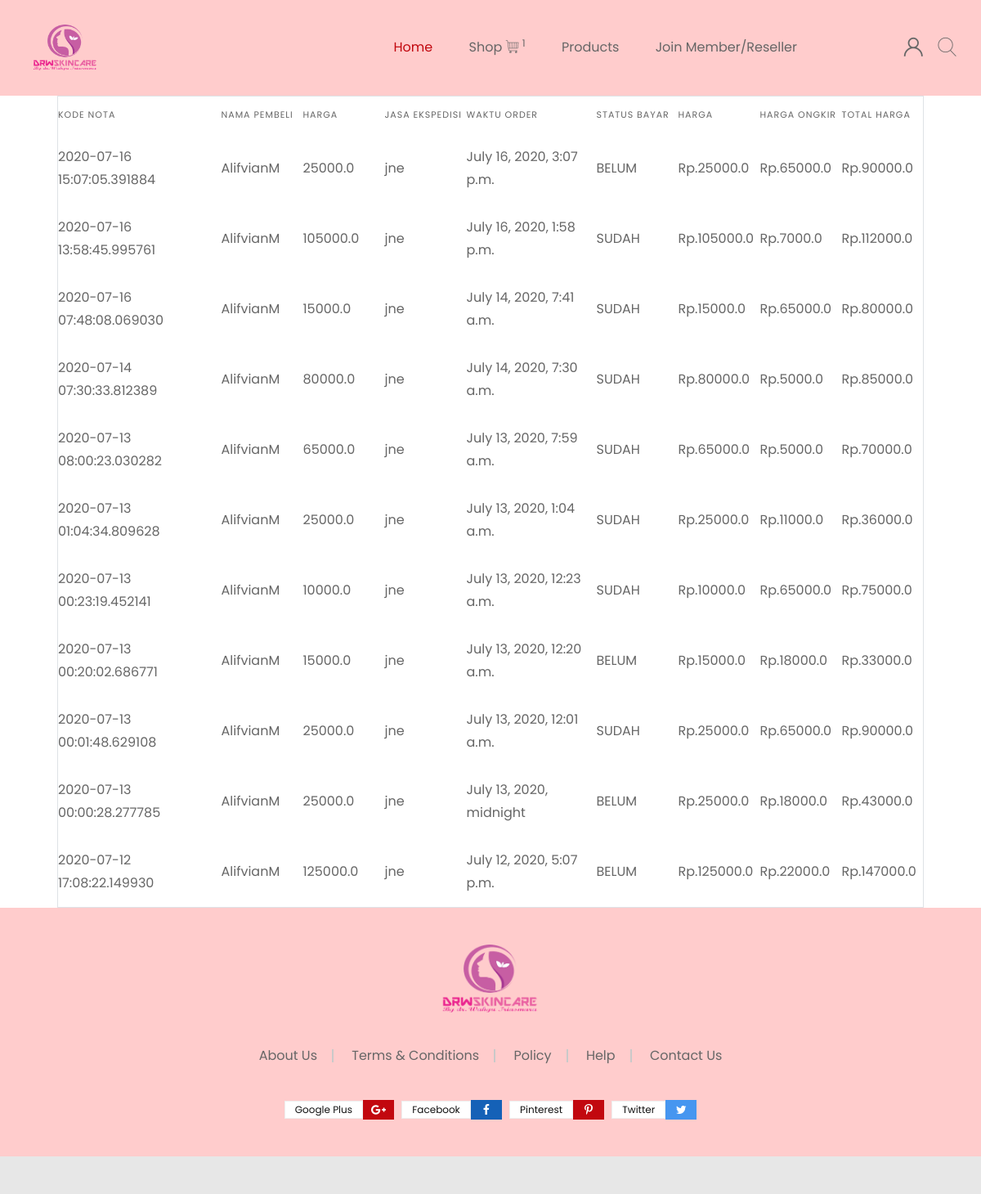
/transaction/ (signed in), run on an earlier commit of the app's database.
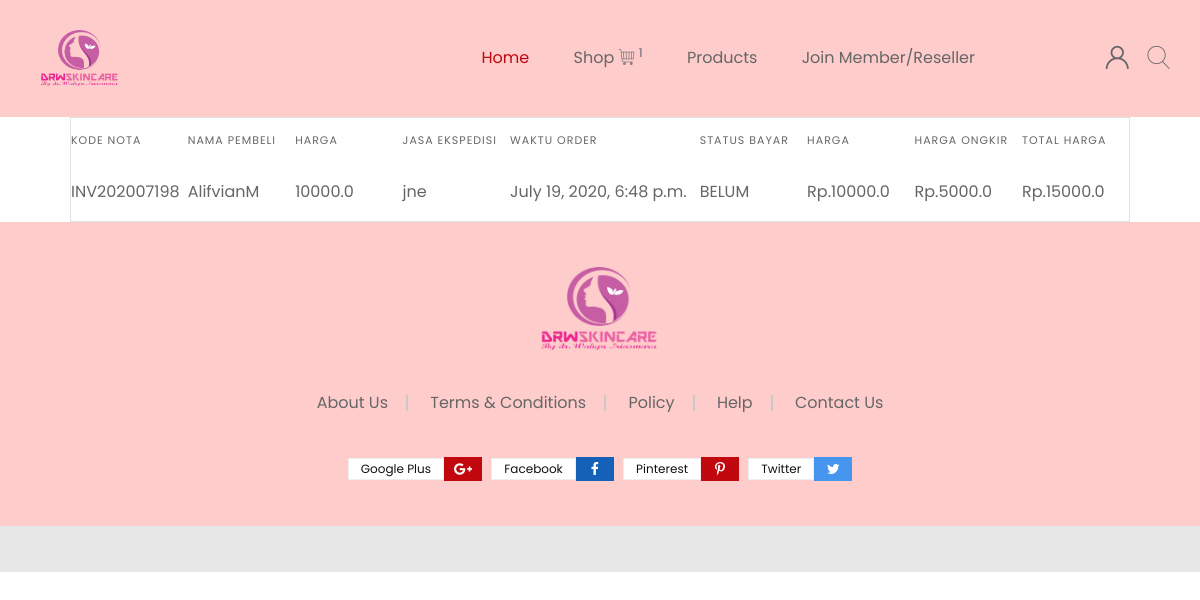
And on a later commit of the database.
### shop/models.py (models this page shows, shortened)
class Order(models.Model):
    STATUS = (
            ('SUDAH','sudah'),
            ('BELUM','belum'),
        )
    kode_nota = models.CharField(max_length=255)
    status_order = models.BooleanField(default=False)
    created_at = models.DateTimeField(auto_now_add=True)
    harga = models.FloatField(blank=True, null=True)
    provinsi_asal = models.CharField(max_length=255, default='11')
    kota_asal = models.CharField(max_length=255, default='42')
    kecamatan_asal = models.CharField(max_length=255, default='611')
    provinsi_tujuan = models.CharField(max_length=255, null=True, blank=True)
    kota_tujuan = models.CharField(max_length=255, null=True, blank=True)
    kecamatan_tujuan = models.CharField(max_length=255, null=True, blank=True)
    jasa_ongkir = models.CharField(max_length=50, default='jne')
    harga_ongkir = models.FloatField(default=0)
    total_harga = models.FloatField(default=0)
    bukti_pembayaran = models.ImageField(upload_to='bukti/', null=True, blank=True)
    status_bayar = models.CharField(max_length=50, choices=STATUS, default='BELUM')
    alamat = models.TextField()
    resi = models.CharField(max_length=255, null=True, blank=True, default='Menunggu nomor resi')
    user = models.ForeignKey(User, on_delete=models.CASCADE)

### shop/views.py (the view)
# urls.py: path('transaction/', transaction, name = 'shop-transaction'),
def transaction(request):
	order = Order.objects.filter( user = request.user).order_by('-created_at')
	count_items = OrderItem.objects.filter(order__user = request.user, order__status_order = False).aggregate(Count('id'))['id__count'] or 0
	context = {
		'orders':order,
		'count_items':count_items
	}
	return render(request, 'shop/transaction.html', context)

### shop/templates/shop/transaction.html
{% extends "shop/index.html" %}
{% block content %}
<div class="container-fluid">
    <table class="table table-bordered col-12 ">
      {% if orders %}
        <thead>
            <tr class="align-items-center">
                <th>KODE NOTA</th>
                <th>NAMA PEMBELI</th>
                <th>HARGA</th>
                <th>JASA EKSPEDISI</th>
                <th>WAKTU ORDER</th>
                <th>STATUS BAYAR</th>
                <th>HARGA</th>
                <TH>HARGA ONGKIR</TH>
                <TH>TOTAL HARGA</TH>
            </tr>
        </thead>
        <tbody>
            {% for order in orders %}
              <tr class="align-items-center">
                  <td><a href="{% url 'shop-orderdetail' order.id %}">{{order.kode_nota}}</a></td>
                  <td>{{order.user.username}}</td>
                  <td>{{order.harga}}</td>
                  <td>{{order.jasa_ongkir}}</td>
                  <td>{{order.created_at}}</td>
                  <td>{{order.status_bayar}}</td>
                  <td>Rp.{{order.harga}}</td>
                  <td>Rp.{{order.harga_ongkir}}</td>
                  <td>Rp.{{order.total_harga}}</td>
              </tr>
              {% endfor %}
        </tbody>
      {% else %}
      <span>anda belum melakukan pemesanan</span>
      {% endif %}
    </table>
</div>
{% endblock content %}

### shop/templates/shop/index.html (shortened to what this page needs)
{% load static %}
<!doctype html>
<html class="no-js" lang="zxx">
<head>
    <link rel="stylesheet" href="{% static "shop/assets/css/vendor.css" %} ">
    <link rel="stylesheet" href="{% static "shop/assets/css/main.css" %} ">
</head>
<body>
    <div class="wrapper">
        {% if user.is_authenticated %}
            {% if user.is_active %}
            <header class="header">
            <div class="header-inner fixed-header" style="background-color: #ffcccc;">
                <div class="container">
                    <div class="row align-items-center">
                        <div class="col-xl-10 col-lg-9 col-3">
                            <nav class="main-navigation">
                                <div class="site-branding">
                                    <a href="{% url 'shop-list' %}" class="logo">
                                        <figure class="logo--normal">
                                            <img src="{% static "shop/assets/drw.png" %} " alt="Logo" style="width:100px">
                                        </figure>
                                    </a>
                                </div>
                                <div class="mainmenu-nav d-none d-lg-block">
                                    <ul class="mainmenu">
                                        <li class="mainmenu__item menu-item-has-children active">
                                            <a href="{% url 'shop-list' %}" class="mainmenu__link">
                                                <span class="mm-text">Home</span>
                                            </a>
                                        </li>
                                        <li class="mainmenu__item menu-item-has-children">
                                            <a href="{% url 'shop-showcart' %} " class="mainmenu__link">
                                                <span class="mm-text">Shop</span>
                                                <i class="flaticon flaticon-shopping-cart"></i>
                                        <sup class="mini-cart-count">{{count_items}}</sup>
                                            </a>
                                        </li>
                                        <li class="mainmenu__item menu-item-has-children">
                                            <a href="{% url 'show_product' %}" class="mainmenu__link">
                                                <span class="mm-text">Products</span>
                                            </a>
                                        </li>
                                        <li class="mainmenu__item">
                                            <a href="{% url 'shop-member' %}" class="mainmenu__link">
                                                <span class="mm-text">Join Member/Reseller</span>
                                            </a>
                                        </li>
                                    </ul>
                                </div>
                            </nav>
                        </div>
                        <div class="col-xl-2 col-lg-3 col-9 text-right">
                            <ul class="header-toolbar">
                                <li class="header-toolbar__item user-info">
                                    <a class="header-toolbar__btn">
                                        <i class="flaticon flaticon-user"></i>
                                    </a>
                                </li>
                                <li class="header-toolbar__item">
                                    <a href="#searchForm" class="header-toolbar__btn toolbar-btn">
                                        <i class="flaticon flaticon-search"></i>
                                    </a>
                                </li>
                            </ul>
                        </div>
                    </div>
                    <div class="row">
                        <div class="col-12">
                        </div>
                    </div>
                </div>
            </div>
        </header>
        {% endif %}
        {% endif %}
            {% block content %}
            {% endblock content %}
        <footer class="footer">
            <div class="footer-top bg-color ptb--50" data-bg-color="#ffcccc">
                <div class="container">
                    <div class="row justify-content-center">
                        <div class="col-lg-9 text-center">
                            <div class="footer-widget mb--50">
                                <div class="textwidget">
                                    <img src="{% static "shop/assets/drw.png" %} " alt="Logo" style="width: 150px">
                                </div>
                            </div>
                            <div class="footer-widget mb--50 pb--1">
                                <ul class="footer-menu">
                                    <li><a href="">About Us</a></li>
                                    <li><a href="">Terms &amp; Conditions</a></li>
                                    <li><a href="">Policy</a></li>
                                    <li><a href="">Help</a></li>
                                    <li><a href="">Contact Us</a></li>
                                </ul>
                            </div>
                            <div class="footer-widget">
                                <ul class="social">
                                    <li class="social__item">
                                        <a href="https://plus.google.com/" class="social__link google-plus">
                                            <span>Google Plus</span>
                                            <i class="fa fa-google-plus"></i>
                                        </a>
                                    </li>
                                    <li class="social__item">
                                        <a href="https://facebook.com/" class="social__link facebook">
                                            <span>facebook</span>
                                            <i class="fa fa-facebook"></i>
                                        </a>
                                    </li>
                                    <li class="social__item">
                                        <a href="https://pinterest.com" class="social__link pinterest">
                                            <span>pinterest</span>
                                            <i class="fa fa-pinterest-p"></i>
                                        </a>
                                    </li>
                                    <li class="social__item">
                                        <a href="youtube.com" class="social__link twitter">
                                            <span>twitter</span>
                                            <i class="fa fa-twitter"></i>
                                        </a>
                                    </li>
                                </ul>
                            </div>
                        </div>
                    </div>
                </div>
            </div>
            <div class="footer-bottom bg-color ptb--25" data-bg-color="#e7e7e7">
                <div class="container">
                    <div class="row align-items-center">
                        <div class="col-sm-6 text-sm-left text-center mb-xs--10">
                        </div>
                        <div class="col-sm-6 text-sm-right text-center">
                        </div>
                    </div>
                </div>
            </div>
        </footer>
    </div>
</body>
</html>

What changed in the data, as far as the page shows it:
removed Order: kode_nota "2020-07-16 15:07:05.391884", user.username "AlifvianM", harga "25000.0", jasa_ongkir "jne", created_at "July 16, 2020, 3:07 p.m.", status_bayar "BELUM", harga_ongkir "65000.0", total_harga "90000.0"
removed Order: kode_nota "2020-07-16 13:58:45.995761", user.username "AlifvianM", harga "105000.0", jasa_ongkir "jne", created_at "July 16, 2020, 1:58 p.m.", status_bayar "SUDAH", harga_ongkir "7000.0", total_harga "112000.0"
removed Order: kode_nota "2020-07-16 07:48:08.069030", user.username "AlifvianM", harga "15000.0", jasa_ongkir "jne", created_at "July 14, 2020, 7:41 a.m.", status_bayar "SUDAH", harga_ongkir "65000.0", total_harga "80000.0"
removed Order: kode_nota "2020-07-14 07:30:33.812389", user.username "AlifvianM", harga "80000.0", jasa_ongkir "jne", created_at "July 14, 2020, 7:30 a.m.", status_bayar "SUDAH", harga_ongkir "5000.0", total_harga "85000.0"
removed Order: kode_nota "2020-07-13 08:00:23.030282", user.username "AlifvianM", harga "65000.0", jasa_ongkir "jne", created_at "July 13, 2020, 7:59 a.m.", status_bayar "SUDAH", harga_ongkir "5000.0", total_harga "70000.0"
removed Order: kode_nota "2020-07-13 01:04:34.809628", user.username "AlifvianM", harga "25000.0", jasa_ongkir "jne", created_at "July 13, 2020, 1:04 a.m.", status_bayar "SUDAH", harga_ongkir "11000.0", total_harga "36000.0"
removed Order: kode_nota "2020-07-13 00:23:19.452141", user.username "AlifvianM", harga "10000.0", jasa_ongkir "jne", created_at "July 13, 2020, 12:23 a.m.", status_bayar "SUDAH", harga_ongkir "65000.0", total_harga "75000.0"
removed Order: kode_nota "2020-07-13 00:20:02.686771", user.username "AlifvianM", harga "15000.0", jasa_ongkir "jne", created_at "July 13, 2020, 12:20 a.m.", status_bayar "BELUM", harga_ongkir "18000.0", total_harga "33000.0"
removed Order: kode_nota "2020-07-13 00:01:48.629108", user.username "AlifvianM", harga "25000.0", jasa_ongkir "jne", created_at "July 13, 2020, 12:01 a.m.", status_bayar "SUDAH", harga_ongkir "65000.0", total_harga "90000.0"
removed Order: kode_nota "2020-07-13 00:00:28.277785", user.username "AlifvianM", harga "25000.0", jasa_ongkir "jne", created_at "July 13, 2020, midnight", status_bayar "BELUM", harga_ongkir "18000.0", total_harga "43000.0"
removed Order: kode_nota "2020-07-12 17:08:22.149930", user.username "AlifvianM", harga "125000.0", jasa_ongkir "jne", created_at "July 12, 2020, 5:07 p.m.", status_bayar "BELUM", harga_ongkir "22000.0", total_harga "147000.0"
added Order: kode_nota "INV202007198", user.username "AlifvianM", harga "10000.0", jasa_ongkir "jne", created_at "July 19, 2020, 6:48 p.m.", status_bayar "BELUM", harga_ongkir "5000.0", total_harga "15000.0"
